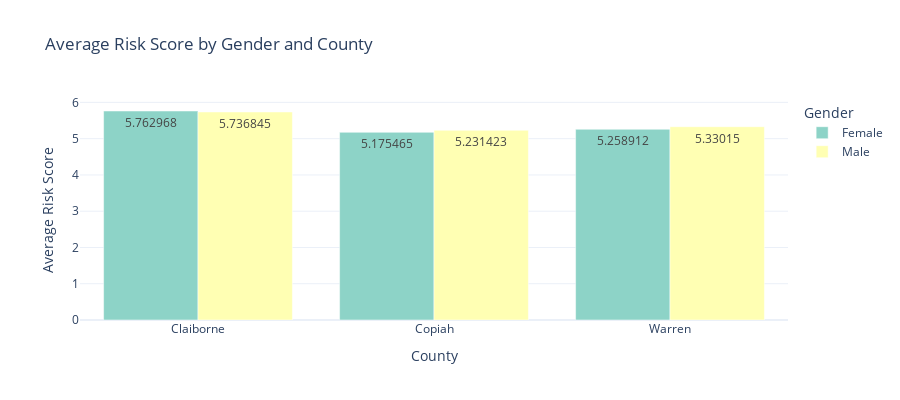

Notebook code for this chart:
### Code cell
# Visualizing risk scores by County
# Calculate average risk scores based on gender per county
avg_risk_score_gender_county = combined_df.groupby(['County', 'Gender'])['Risk Score'].mean().reset_index()

# Plot the data
fig = px.bar(
    avg_risk_score_gender_county,
    x='County',
    y='Risk Score',
    color='Gender',
    barmode='group',
    title='Average Risk Score by Gender and County',
    labels={'Risk Score': 'Average Risk Score'},
    text_auto=True,
    template='plotly_white',
    color_discrete_sequence=px.colors.qualitative.Set3
)

fig.update_layout(
    xaxis_title='County',
    yaxis_title='Average Risk Score',
    width=900,
    height=400
)

fig.show()

### Figure 1 — Plotly figure (JSON) as saved in the notebook; plotly's stock layout.template omitted (floating-point values rounded to 4 significant figures)
{"data": [{"alignmentgroup": "True", "hovertemplate": "Gender=Female<br>County=%{x}<br>Average Risk Score=%{y}<extra></extra>", "legendgroup": "Female", "marker": {"color": "rgb(141,211,199)", "pattern": {"shape": ""}}, "name": "Female", "offsetgroup": "Female", "orientation": "v", "showlegend": true, "textposition": "auto", "texttemplate": "%{y}", "type": "bar", "x": ["Claiborne", "Copiah", "Warren"], "xaxis": "x", "y": [5.763, 5.175, 5.259], "yaxis": "y"}, {"alignmentgroup": "True", "hovertemplate": "Gender=Male<br>County=%{x}<br>Average Risk Score=%{y}<extra></extra>", "legendgroup": "Male", "marker": {"color": "rgb(255,255,179)", "pattern": {"shape": ""}}, "name": "Male", "offsetgroup": "Male", "orientation": "v", "showlegend": true, "textposition": "auto", "texttemplate": "%{y}", "type": "bar", "x": ["Claiborne", "Copiah", "Warren"], "xaxis": "x", "y": [5.737, 5.231, 5.33], "yaxis": "y"}], "layout": {"barmode": "group", "height": 400, "legend": {"title": {"text": "Gender"}, "tracegroupgap": 0}, "title": {"text": "Average Risk Score by Gender and County"}, "width": 900, "xaxis": {"anchor": "y", "domain": [0, 1], "title": {"text": "County"}}, "yaxis": {"anchor": "x", "domain": [0, 1], "title": {"text": "Average Risk Score"}}}}
